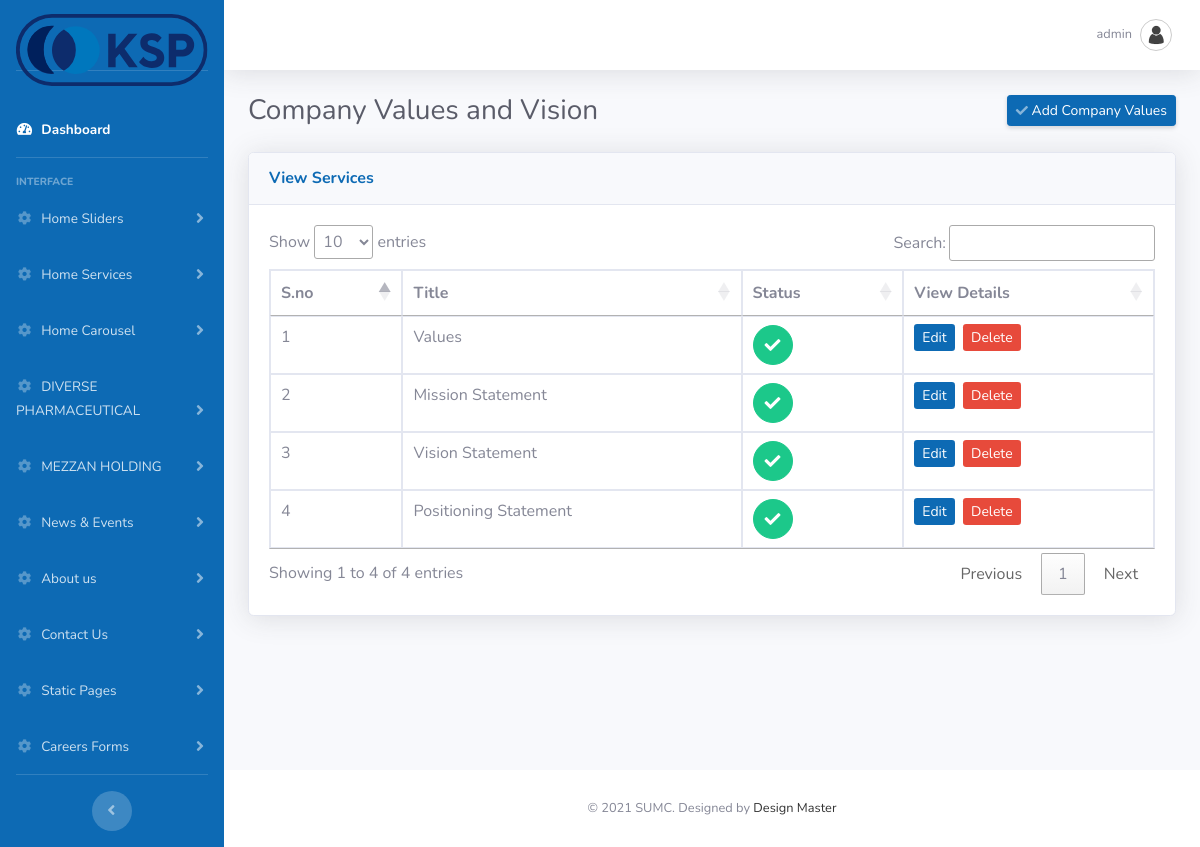
The app's page /admin/companyvalueslist.php (signed in) with its own data.
### tables this page shows
CREATE TABLE `sumc_adminuser` (
  `id` int(11) NOT NULL,
  `username` varchar(225) NOT NULL,
  `password` varchar(225) NOT NULL,
  `email` varchar(225) NOT NULL,
  `status` int(11) NOT NULL,
  `date` datetime NOT NULL
);

CREATE TABLE `sumc_company_values` (
  `id` int(11) NOT NULL,
  `type` varchar(200) NOT NULL,
  `title` text NOT NULL,
  `image` varchar(200) NOT NULL,
  `content` text NOT NULL,
  `status` tinyint(4) NOT NULL,
  `created_date` date NOT NULL
);

### admin/companyvalueslist.php (the view, shortened to what this page needs)
<?php
include_once("connection.php");
?>
<!DOCTYPE html>
<html lang="en">
<head>
  <link href="vendor/fontawesome-free/css/all.min.css" rel="stylesheet" type="text/css">
  <link href="css/admin.css" rel="stylesheet">
</head>
<body id="page-top">
  <div id="wrapper">
    <?php
	include_once('header.php');
	?>
        <div class="container-fluid">
          <div class="d-sm-flex align-items-center justify-content-between mb-4">
            <h1 class="h3 mb-0 text-gray-800">Company Values and Vision</h1>
            <a href="edit_companyvalues.php" class="d-none d-sm-inline-block btn btn-sm btn-primary shadow-sm"><i class="fas fa-check fa-sm text-white-50"></i> Add Company Values</a>
          </div>
          <div class="row">
            <div class="col-lg-12 mb-12">
              <div class="card shadow mb-8">
                <div class="card-header py-3">
                  <h6 class="m-0 font-weight-bold text-primary">View Services</h6>
                </div>
                <div class="card-body">
                  <div class="table-responsive">
                    <table class="table table-bordered" id="example" width="100%" cellspacing="0">
                      <thead>
                        <tr>
                          <th>S.no</th>
                          <th>Title</th>
                          <th>Status</th>
                          <th>View Details</th>
                        </tr>
                      </thead>
                      <tbody>
					  <?php
					  $project_features_sql = mysqli_query($connection,"select * from  sumc_company_values order by id desc ");
					  if(mysqli_num_rows($project_features_sql) > 0) {
						  $i = 1;
						  while($project_features_result = mysqli_fetch_array($project_features_sql)) {
							  $id = $project_features_result['id'];
							  if($project_features_result['status'] == '1'){
									$status = '0';
									} else {
										$status = '1';
									}
							  ?>
							  <tr>
							  <td><?php echo $i; ?></td>
							  <td><?php echo $project_features_result['title']; ?></td>
							  <td><a class="btn btn-success btn-circle" href="#" id="status_<?php echo $project_features_result['id'] ?>&status=<?php echo $status ?>">
							  <?php if($project_features_result['status']=='0'){ ?>
											<i style="color:white !important" class="fas fa-times"></i>
										<?php } else { ?>
											<i class="fa fa-check"></i>
										<?php } ?>
										</a>
							  </td>
                                                          <td><a href="edit_companyvalues.php?id=<?php echo $id; ?>" class="btn-sm btn-primary">Edit</a>&nbsp;
							  <a href="#" id="delete_<?php echo $id; ?>" class="btn-sm btn-danger">Delete</a></td>
							</tr>
							  <?php
							  $i++;
						  }
					  }
					  ?>
                      </tbody>
                    </table>
                  </div>
                </div>
              </div>
            </div>
          </div>
        </div>
      </div>
<?php
include_once('footer.php');
?>
 <link href="https://cdn.datatables.net/1.10.20/css/jquery.dataTables.min.css" rel="stylesheet" type="text/css" media="all" />
<link href="https://cdn.datatables.net/select/1.3.1/css/select.dataTables.min.css" rel="stylesheet" type="text/css" media="all" />

### admin/header.php (shortened to what this page needs)
<?php
include_once("connection.php");
	if(isset($_SESSION['SESS_MEMBER_ID'])) {
	$loginid = $_SESSION['SESS_MEMBER_ID'];
	$user_query = mysqli_query($connection,"SELECT * from sumc_adminuser where id=$loginid");
	$user_res = mysqli_fetch_array($user_query);
	}
	else {
		header("Location:index.php");
	}
?>
    <link rel="stylesheet" type="text/css" href="https://cdnjs.cloudflare.com/ajax/libs/bootstrap-datepicker/1.5.0/css/bootstrap-datepicker.standalone.css" />
    <link rel="stylesheet" type="text/css" href="js/jquery.timepicker.css" />
    <link rel="stylesheet" type="text/css" href="js/jquery.ptTimeSelect.css" />
    <link rel="stylesheet" href="https://ajax.googleapis.com/ajax/libs/jqueryui/1.7.2/themes/ui-lightness/jquery-ui.css" type="text/css" media="all" />
<ul class="navbar-nav bg-gradient-secondary sidebar sidebar-dark accordion" id="accordionSidebar">
      <a class="sidebar-brand d-flex align-items-center justify-content-center" href="dashboard.php">
       <div class="sidebar-brand-text" style="padding-top:30px;">
           <img src="../images/kspic-logo.svg" height="150%" width="100%" />
	   </div>
     </a>
     <li class="nav-item active">
      <a class="nav-link" href="dashboard.php">
        <i class="fas fa-fw fa-tachometer-alt"></i>
        <span>Dashboard</span></a>
      </li>
      <hr class="sidebar-divider">
      <div class="sidebar-heading">
        Interface
      </div>
      <li class="nav-item">
        <a class="nav-link collapsed" href="#" data-toggle="collapse" data-target="#collapseOne" aria-expanded="true" aria-controls="collapseOne">
          <i class="fas fa-fw fa-cog"></i>
          <span>Home Sliders</span>
        </a>
      </li>
	  <li class="nav-item">
        <a class="nav-link collapsed" href="#" data-toggle="collapse" data-target="#collapseTwo" aria-expanded="true" aria-controls="collapseTwo">
          <i class="fas fa-fw fa-cog"></i>
          <span>Home Services</span>
        </a>
      </li>
      <li class="nav-item">
        <a class="nav-link collapsed" href="#" data-toggle="collapse" data-target="#collapseThree" aria-expanded="true" aria-controls="collapseThree">
          <i class="fas fa-fw fa-cog"></i>
          <span>Home Carousel</span>
        </a>
      </li>
<li class="nav-item">
        <a class="nav-link collapsed" href="#" data-toggle="collapse" data-target="#collapseNine" aria-expanded="true" aria-controls="collapseFour">
          <i class="fas fa-fw fa-cog"></i>
          <span>DIVERSE PHARMACEUTICAL</span>
        </a>
      </li>
      <li class="nav-item">
        <a class="nav-link collapsed" href="#" data-toggle="collapse" data-target="#collapseTen" aria-expanded="true" aria-controls="collapseten">
          <i class="fas fa-fw fa-cog"></i>
          <span>MEZZAN HOLDING</span>
        </a>
      </li>
<li class="nav-item">
        <a class="nav-link collapsed" href="#" data-toggle="collapse" data-target="#collapseFour" aria-expanded="true" aria-controls="collapseFour">
          <i class="fas fa-fw fa-cog"></i>
          <span>News & Events</span>
        </a>
      </li>
<li class="nav-item">
        <a class="nav-link collapsed" href="#" data-toggle="collapse" data-target="#collapseFive" aria-expanded="true" aria-controls="collapseFive">
          <i class="fas fa-fw fa-cog"></i>
          <span>About us</span>
        </a>
      </li>
<li class="nav-item">
        <a class="nav-link collapsed" href="#" data-toggle="collapse" data-target="#collapseEight" aria-expanded="true" aria-controls="collapseEight">
          <i class="fas fa-fw fa-cog"></i>
          <span>Contact Us</span>
        </a>
      </li>
<li class="nav-item">
        <a class="nav-link collapsed" href="#" data-toggle="collapse" data-target="#collapseSix" aria-expanded="true" aria-controls="collapseSix">
          <i class="fas fa-fw fa-cog"></i>
          <span>Static Pages</span>
        </a>
      </li>
<li class="nav-item">
        <a class="nav-link collapsed" href="#" data-toggle="collapse" data-target="#collapseSeven" aria-expanded="true" aria-controls="collapseSeven">
          <i class="fas fa-fw fa-cog"></i>
          <span>Careers Forms</span>
        </a>
      </li>
          <hr class="sidebar-divider d-none d-md-block">
          <div class="text-center d-none d-md-inline">
            <button class="rounded-circle border-0" id="sidebarToggle"></button>
          </div>
        </ul>
        <div id="content-wrapper" class="d-flex flex-column">
          <div id="content">
            <nav class="navbar navbar-expand navbar-light bg-white topbar mb-4 static-top shadow">
          <ul class="navbar-nav ml-auto">
            <li class="nav-item dropdown no-arrow">
              <a class="nav-link dropdown-toggle" href="#" id="userDropdown" role="button" data-toggle="dropdown" aria-haspopup="true" aria-expanded="false">
                <span class="mr-2 d-none d-lg-inline text-gray-600 small"><?php echo $user_res['username']; ?></span>
                <img class="img-profile rounded-circle" src="img/user.png">
              </a>
            </li>
          </ul>
        </nav>

### records on screen
sumc_adminuser: username "admin"
sumc_company_values: title "Values", status 1 (drawn)
sumc_company_values: title "Mission Statement", status 1 (drawn)
sumc_company_values: title "Vision Statement", status 1 (drawn)
sumc_company_values: title "Positioning Statement", status 1 (drawn)
